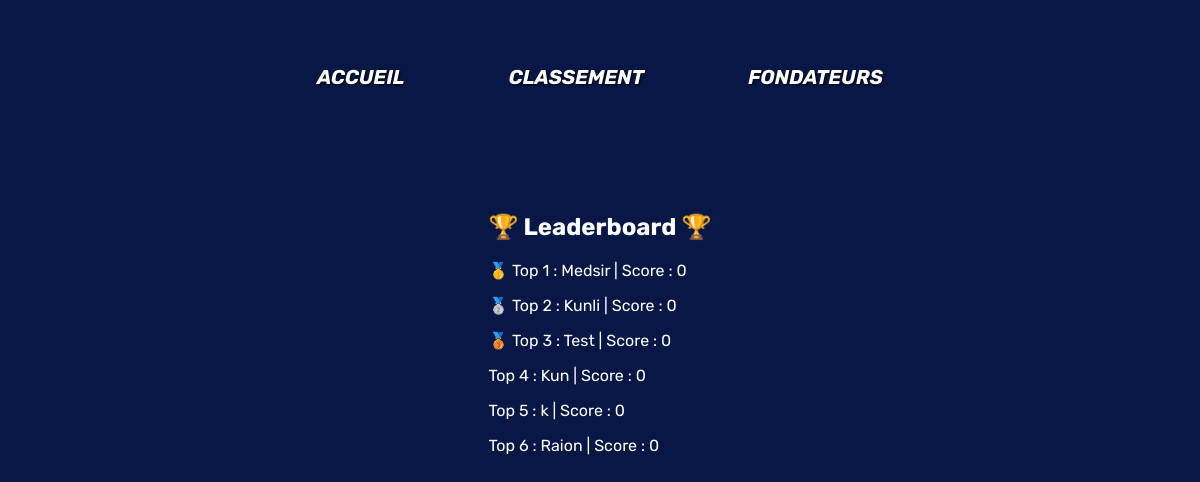
The page /leaderboard on the database as committed earlier.
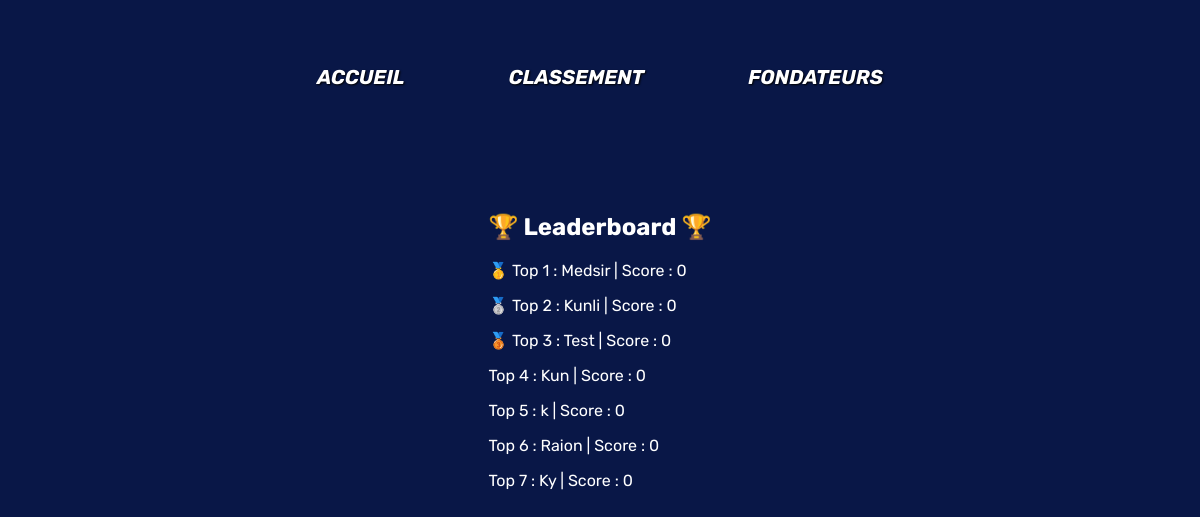
The same page on the database as committed later.
### tables this page shows
CREATE TABLE users (
    id INTEGER PRIMARY KEY AUTOINCREMENT,
    username TEXT NOT NULL,
    email TEXT NOT NULL,
    password TEXT NOT NULL,
    nb_parties INTEGER,
    nb_victoires_classique INTEGER,
    nb_victoires_tournois INTEGER,
    taux_victoire INTEGER,
    rang TEXT,
    score_total INTEGER,
    niveau INTEGER,
    avatar TEXT

);

CREATE TABLE leaderboard (
    id INT PRIMARY KEY,
    score TEXT NOT NULL,
    FOREIGN KEY (id) REFERENCES users(id)
    
);

### main.py (the view)
@app.route("/leaderboard")
def leaderboard():
    leaderboard_list = get_leaderboard()
    return render_template("./leaderboard.html", leaderboard=leaderboard_list, iter_liste=range(len(leaderboard_list)))

### kfonctions.py (called while the page is built)
def get_leaderboard()->list[tuple]:
    try:
        con = sqlite3.connect("./database/database.db")
        cur = con.cursor()
        sqlreq = f"SELECT score, username FROM leaderboard JOIN users ON users.id = leaderboard.id ORDER BY score DESC"
        res = cur.execute(sqlreq)
        reslist = res.fetchall()
        con.close()
        print("test", reslist)
        if(len(reslist) > 10):
            return reslist[0:9]
        else:
            return reslist
    except Exception as erreur:
        print("Erreur dans get_leaderboard() :", erreur)
        return []

### templates/leaderboard.html (shortened to what this page needs)
<!DOCTYPE html>
<html>
<head>
    <link rel="stylesheet" href="{{url_for('static', filename='leaderboard.css')}}">
</head>
<body class="leaderboard_body">
    <div class="haut_de_page">
        <div class="container_main">
            <div class="header">
                <a class="header_link" href="/">ACCUEIL</a>
                <a class="header_link" href="leaderboard">CLASSEMENT</a>
                <a class="header_link" href="/">FONDATEURS</a>
            </div>
            <div class="leaderboard_container">
                <div class="leaderboard">
                    <h2 class="leaderboard_title"> 🏆 Leaderboard 🏆 </h2>
                    {% for i in iter_liste %}
                        {% if i == 0 : %}
                        <p> 🥇 Top {{i+1}} : {{leaderboard[i][1]}} | Score : {{leaderboard[i][0]}}</p>
                        {% elif i == 1 %}
                        <p> 🥈 Top {{i+1}} : {{leaderboard[i][1]}} | Score : {{leaderboard[i][0]}}</p>
                        {% elif i == 2 %}
                        <p> 🥉 Top {{i+1}} : {{leaderboard[i][1]}} | Score : {{leaderboard[i][0]}}</p>
                        {% else %}
                        <p> Top {{i+1}} : {{leaderboard[i][1]}} | Score : {{leaderboard[i][0]}}</p>
                        {% endif %}
                    {% endfor %}
                </div>
            </div>
            </div>
</body>
</html>

### static/leaderboard.css (style rules this page uses)
body { background-color: rgb(9, 23, 71); }
html { scroll-behavior: smooth; }
.container_main { padding: 65px 80px 160px; background-size: cover; animation-timeline: scroll(); }
.header { font-family: 'Rubik', sans-serif; font-weight:bolder; font-style: italic; display: flex; justify-content: center; font-size: 20px; }
.header_link { color: white; text-decoration: none; margin-inline: 5%; text-shadow: 1px 1px 2px black; }
.leaderboard_container { margin: 10%; display: flex; justify-content: center; }
.leaderboard { color:white; font-family: 'Rubik', sans-serif;; }

### static/styles.css (style rules this page uses)
html { height: 100%; }
body { margin: 0px; height: 100%; }

Rows that differ between the two databases and show on the page:
added users: username "Ky"
added leaderboard: score "0"
Other text that changed with them:
new list line: "Top 7 : | Score :"
